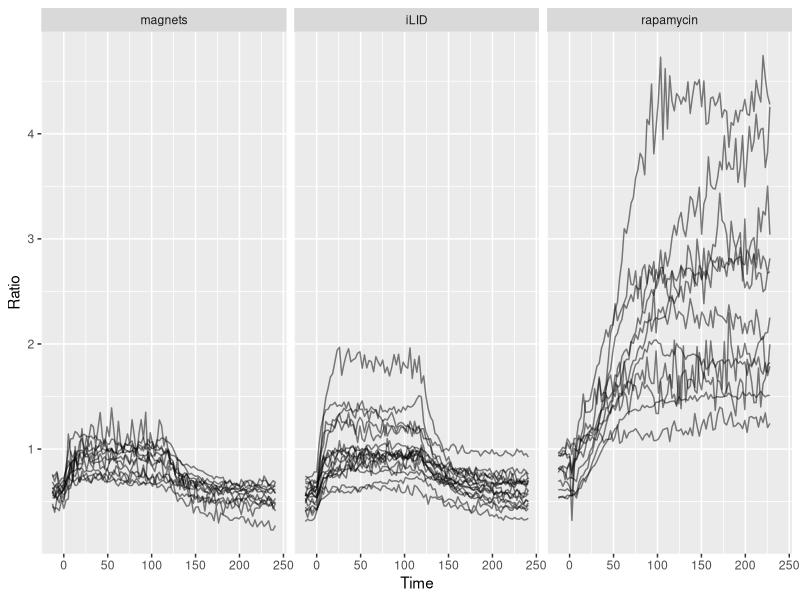
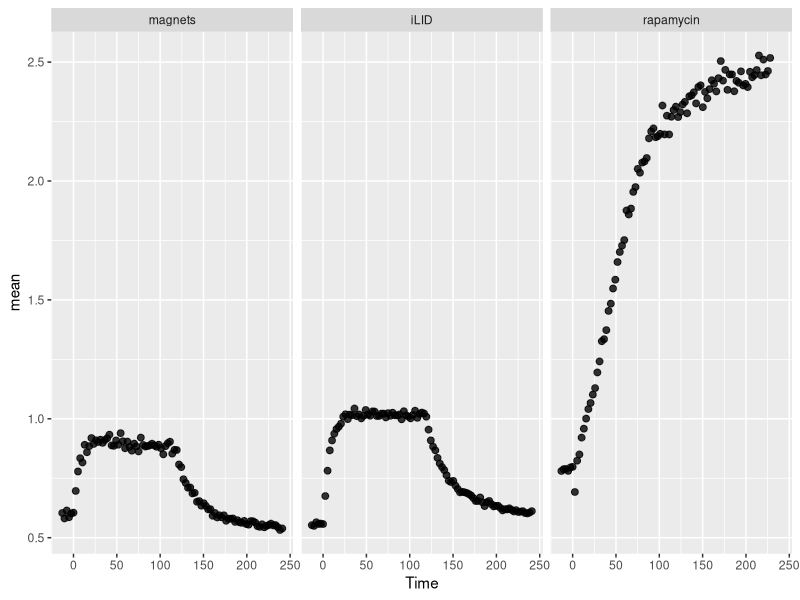
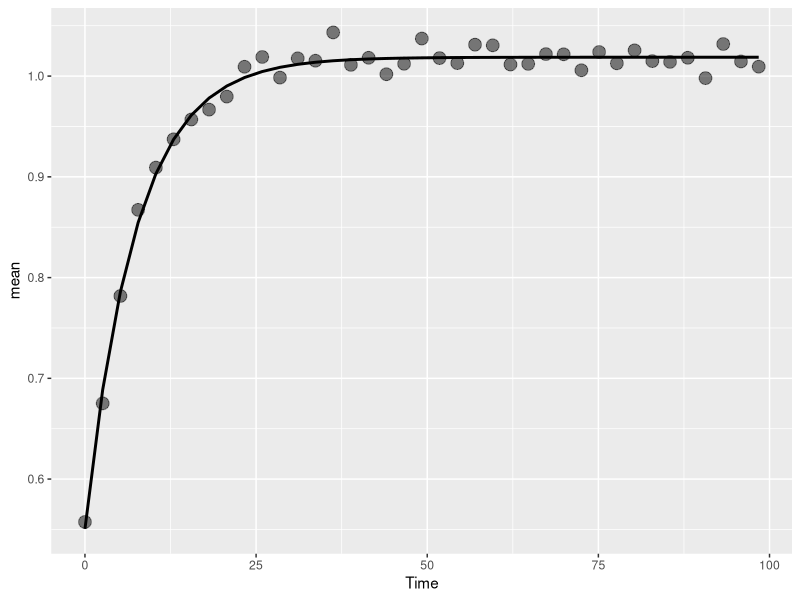
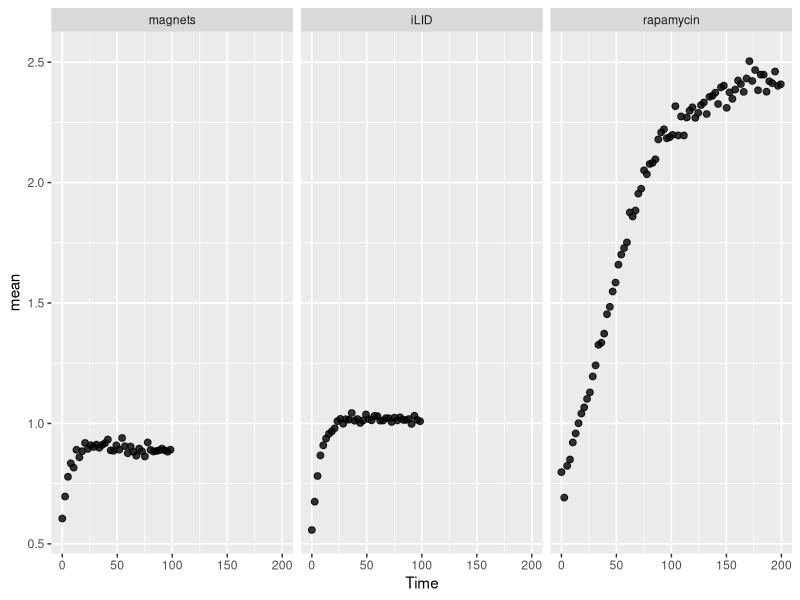
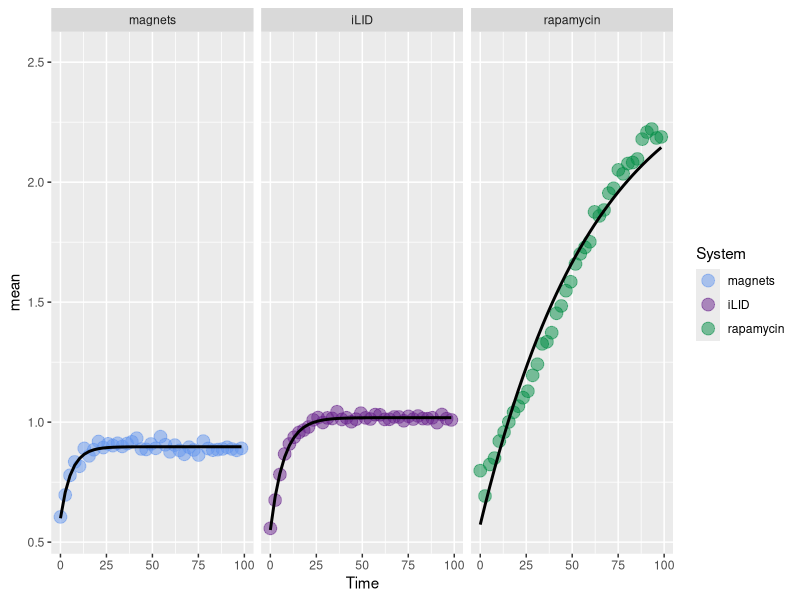
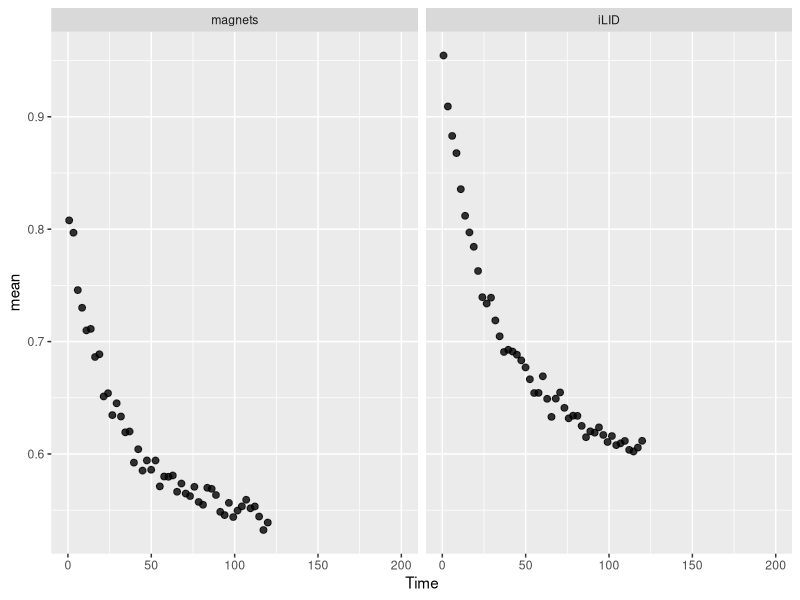
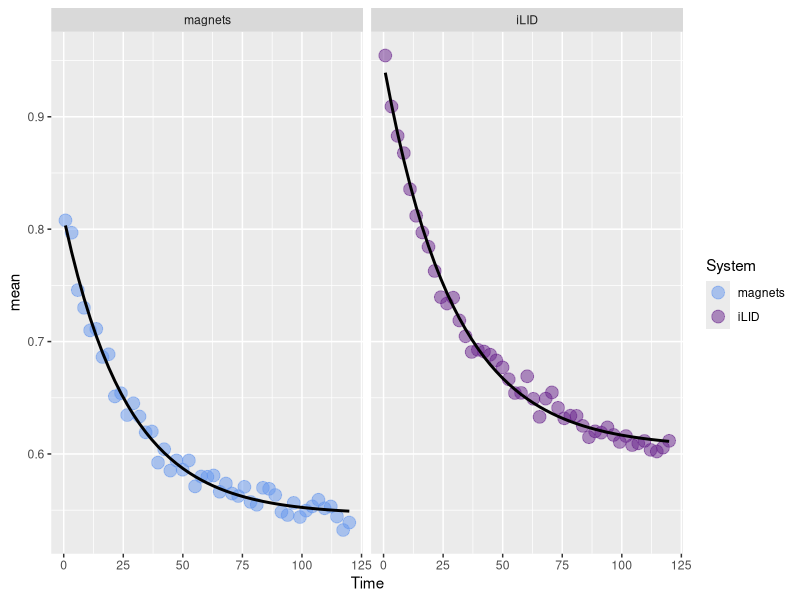
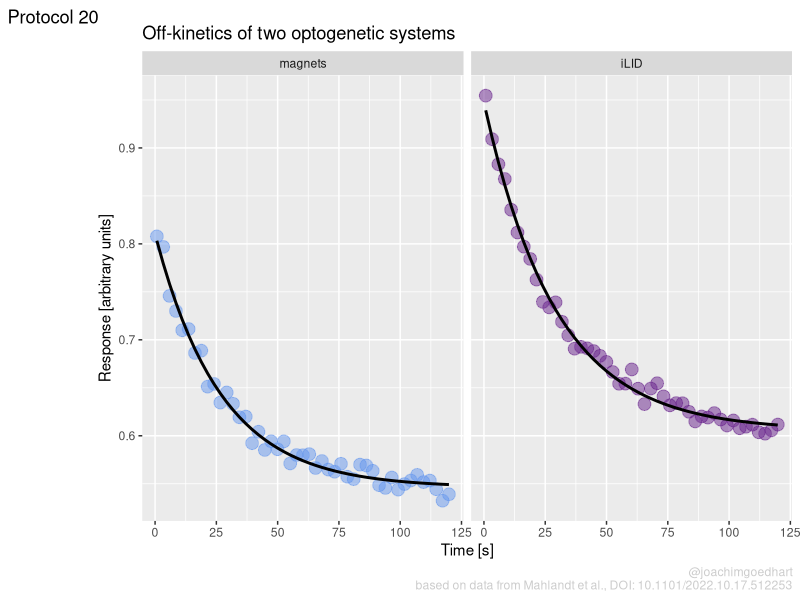

These figures' R source, in order:
## ---- chunk 1
library(tidyverse)
## ---- chunk 2
#Nature themed color palette by Eike =D
#rapamycin would be springgreen4, magnets are cornflowerblue and iLID is darkorchid4
newColors <- c("cornflowerblue", "darkorchid4", "springgreen4")
## ---- chunk 3
df <- read.csv("data/OptoG003_Kinetics_Summary_timeZero.csv", na.strings = "N.A.") %>% na.omit()
head(df)
## ---- chunk 4
df <- df %>% rename(Time=Time_adjusted, System=Construct) %>%
  mutate(`System` = forcats::fct_relevel(`System`, c("magnets", "iLID", "rapamycin")))
## ---- chunk 5
ggplot(df, aes(x=Time, y=Ratio))+geom_line(aes(group=Experiment), alpha=0.5)+facet_wrap(~System)
## ---- chunk 6
df_summary <- df %>% group_by(Time, System) %>% summarise(n=n(),
                                                          mean=mean(Ratio))
head(df_summary)
## ---- chunk 7
ggplot(df_summary, aes(x=Time, y=mean))+geom_point(size=2, alpha=0.8)+facet_wrap(~System)
## ---- chunk 8
df_ilid <- df_summary %>% filter(System == "iLID") %>% filter(Time>=0 & Time<100)
## ---- chunk 9
#linear fit
fit <- nls(mean ~ a * Time + b, data = df_ilid, start = list(a = 1, b = 0))
## ---- chunk 10
coef(fit)
## ---- chunk 11
#exponential fit: a0 is starting value, a is the amplitude, k is the rate constant
fit <- nls(mean ~ a0 + a*(1- exp(-k * Time)),
           data = df_ilid, 
           start = list(a0 = 0, a = 2, k = .1)
           )
## ---- chunk 12
coef(fit)
## ---- chunk 13
library(broom)

ggplot(data = augment(fit), aes(x=Time, y=mean)) + geom_point(size=4, alpha=.5) + 
  geom_line(aes(y=.fitted), color="black", size=1)

## ---- chunk 14
var <- coef(fit)
paste("The halftime is",log(2)/var[3])
## ---- chunk 15
df_fit_on <- df_summary %>% filter(Time>=0)
df_fit_on <- df_fit_on %>% filter(System=="iLID" & Time<100 | System=="magnets" & Time<100 | System=="rapamycin")

ggplot(df_fit_on, aes(x=Time, y=mean))+geom_point(size=2, alpha=0.8)+facet_wrap(~System)+xlim(0,200)
## ---- chunk 16
fitted <- df_fit_on %>% 
  nest(-System) %>%
  mutate(
    fit = map(data, ~nls(mean ~ a0 + a*(1- exp(-k * Time)),
           data = ., 
           start = list(a0 = 0, a = 2, k = .1)
           )),
    tidied = map(fit, tidy),
    augmented = map(fit, augment),
  )
fitted
## ---- chunk 17
fitted %>% 
  unnest(tidied) %>% 
  dplyr::select(System, term, estimate) %>% 
  spread(term, estimate) %>% rename(Amplitude=a) %>% mutate(`t1/2`=log(2)/k)
## ---- chunk 18
augmented <- fitted %>% 
  unnest(augmented)

ggplot(data = augmented, aes(x=Time, y=mean, colour = System)) + 
  geom_point(size=4, alpha=.5) + 
  geom_line(aes(y=.fitted), color="black", size=1) + facet_wrap(~System) + xlim(0,100) +
  scale_color_manual(values = newColors)
  
## ---- chunk 19
df_fit_off <- df_summary %>% mutate(Time=Time-121)
df_fit_off <- df_fit_off %>% filter(System=="iLID" & Time>=0 | System=="magnets" & Time>=0)

ggplot(df_fit_off, aes(x=Time, y=mean))+geom_point(size=2, alpha=0.8)+facet_wrap(~System)+xlim(0,200)

## ---- chunk 20
fitted_off <- df_fit_off %>% 
  nest(-System) %>%
  mutate(
    fit = map(data, ~nls(mean ~ a0 + a*(1- exp(-k * Time)),
           data = ., 
           start = list(a0 = 2, a = -2, k = .1)
           )),
    tidied = map(fit, tidy),
    augmented = map(fit, augment),
  )
## ---- chunk 21
fit_results <- fitted_off %>% 
  unnest(tidied) %>% 
  dplyr::select(System, term, estimate) %>% 
  spread(term, estimate) %>% rename(Amplitude=a) %>% mutate(`t1/2`=log(2)/k)
fit_results
## ---- chunk 22
augmented <- fitted_off %>% 
  unnest(augmented)


p <- ggplot(data = augmented, aes(x=Time, y=mean, colour = System)) + geom_point(size=4, alpha=.5) +
  geom_line(aes(y=.fitted), color="black", size=1) + facet_wrap(~System)  +
  scale_color_manual(values = newColors)

p
## ---- chunk 23
p <- p + labs(
  title = "Off-kinetics of two optogenetic systems",
  x = "Time [s]",
  y = "Response [arbitrary units]",
  caption = "@joachimgoedhart\nbased on data from Mahlandt et al., DOI: 10.1101/2022.10.17.512253",
  tag = "Protocol 20"
) +
  theme(plot.caption = element_text(color = "grey80"),
        legend.position = "none")
p
## ---- chunk 24
# Code to add r-squared to the plot
p + geom_text(data=fit_results, 
                   x=Inf,
                   y=0.9,
                   hjust=1.1,
                   vjust=0,
                   aes(label=paste0('t½ = ',round(`t1/2`,1), 's')),
                  size=5,
                   color='grey40'
                   )


## ---- chunk 25
png(file=paste0("Protocol_20.png"), width = 4000, height = 3000, units = "px", res = 400)
 p
dev.off()
